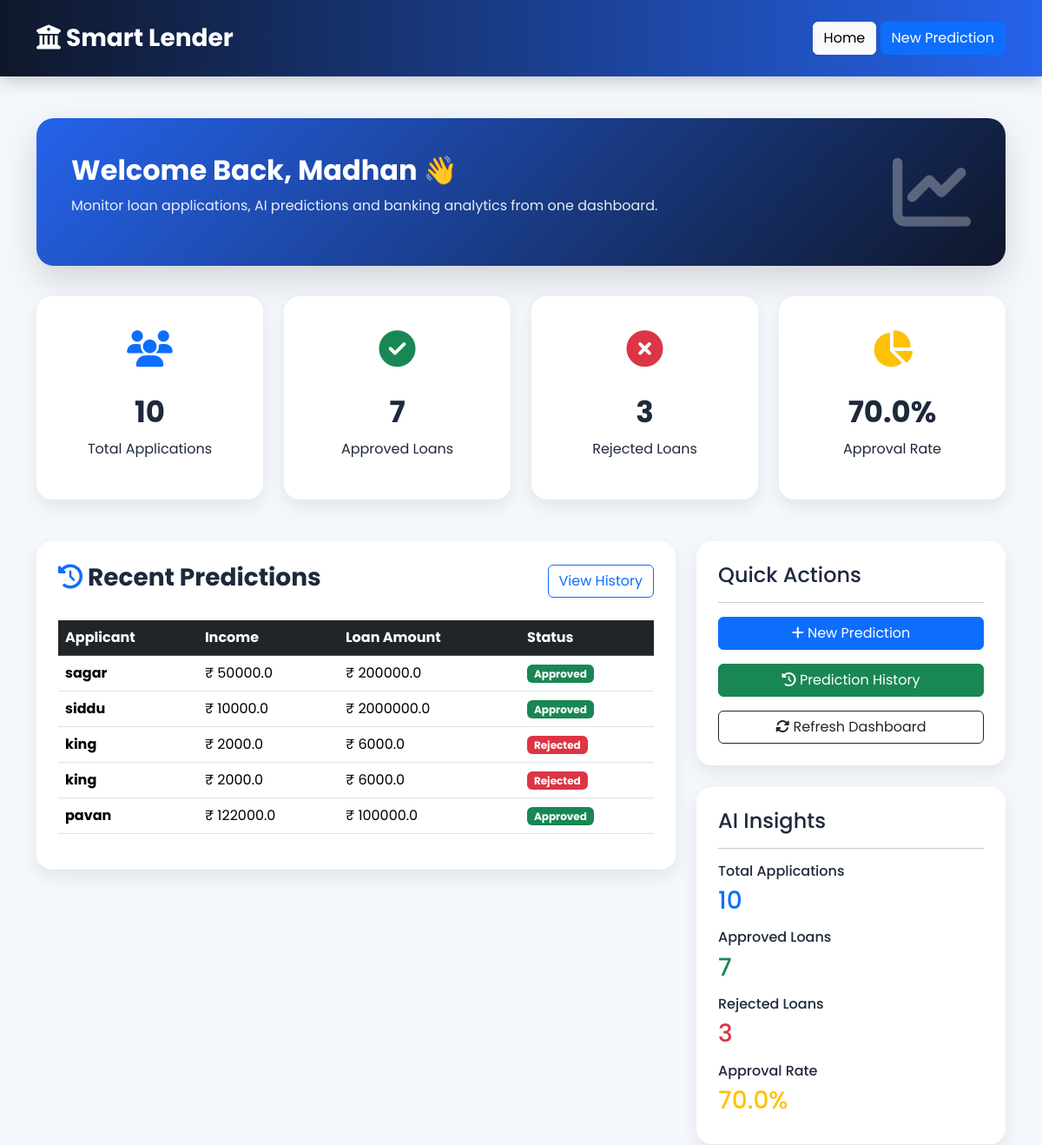
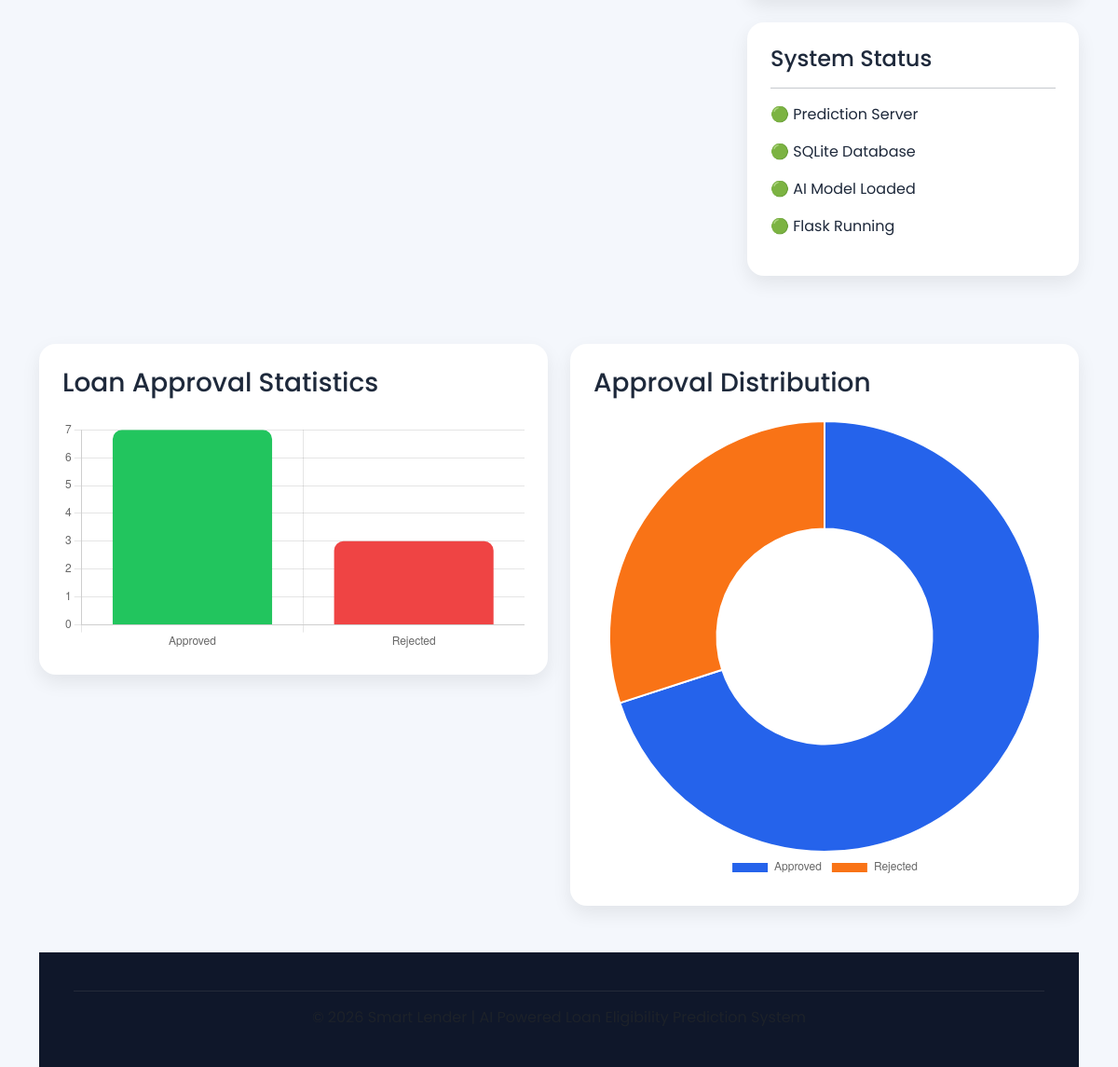
The app's page /dashboard (signed in) with its own data (2 pictures, top to bottom).
### tables this page shows
CREATE TABLE predictions (

        id INTEGER PRIMARY KEY AUTOINCREMENT,
        applicant_name TEXT,

        gender TEXT,

        married TEXT,

        dependents TEXT,

        education TEXT,

        self_employed TEXT,

        applicant_income REAL,

        coapplicant_income REAL,

        loan_amount REAL,

        loan_term REAL,

        credit_history TEXT,

        property_area TEXT,

        prediction TEXT,

        created_at TIMESTAMP DEFAULT CURRENT_TIMESTAMP

    );

### app.py (the view)
@app.route("/dashboard")
def dashboard():
    if "user" not in session:
       return redirect("/login")
    total = get_total_predictions()
    approved = get_total_approved()
    rejected = get_total_rejected()
    accuracy = 0
    if total > 0:
        accuracy = round((approved / total) * 100, 2)
    recent = get_all_predictions()[:5]
    return render_template(
        "dashboard.html",
        total=total,
        approved=approved,
        rejected=rejected,
        accuracy=accuracy,
        recent=recent
    )

### database.py (called while the page is built)
def get_all_predictions():
    conn = sqlite3.connect(DATABASE)
    cursor = conn.cursor()
    cursor.execute("""

        SELECT

        applicant_name,

        applicant_income,

        loan_amount,

        credit_history,

        prediction,

        created_at

        FROM predictions

        ORDER BY id DESC

    """)
    data = cursor.fetchall()
    conn.close()
    return data

def get_total_predictions():
    conn = sqlite3.connect(DATABASE)
    cursor = conn.cursor()
    cursor.execute("SELECT COUNT(*) FROM predictions")
    total = cursor.fetchone()[0]
    conn.close()
    return total

def get_total_approved():
    conn = sqlite3.connect(DATABASE)
    cursor = conn.cursor()
    cursor.execute("""

    SELECT COUNT(*)

    FROM predictions

    WHERE prediction LIKE '%Approved%'

    """)
    total = cursor.fetchone()[0]
    conn.close()
    return total

def get_total_rejected():
    conn = sqlite3.connect(DATABASE)
    cursor = conn.cursor()
    cursor.execute("""

    SELECT COUNT(*)

    FROM predictions

    WHERE prediction LIKE '%Rejected%'

    """)
    total = cursor.fetchone()[0]
    conn.close()
    return total

### templates/dashboard.html (shortened to what this page needs)
<!DOCTYPE html>
<html lang="en">
<head>
<link href="https://cdn.jsdelivr.net/npm/bootstrap@5.3.3/dist/css/bootstrap.min.css" rel="stylesheet">
<link rel="stylesheet"
href="https://cdnjs.cloudflare.com/ajax/libs/font-awesome/6.7.2/css/all.min.css">
<link rel="stylesheet"
href="{{ url_for('static', filename='css/style.css') }}">
</head>
<body>
<nav class="navbar navbar-expand-lg navbar-dark bg-dark">
<div class="container">
<a class="navbar-brand fw-bold">
<i class="fa-solid fa-building-columns"></i>
Smart Lender
</a>
<div>
<a href="/" class="btn btn-light">
Home
</a>
<a href="/predict" class="btn btn-primary">
New Prediction
</a>
</div>
</div>
</nav>
<div class="container mt-5">
<div class="dashboard-header">
<div class="row align-items-center">
<div class="col-lg-8">
<h2>
Welcome Back, {{ session['user'] }} 👋
</h2>
<p>
Monitor loan applications, AI predictions and banking analytics from one dashboard.
</p>
</div>
<div class="col-lg-4 text-end">
<i class="fa-solid fa-chart-line"
style="font-size:90px;opacity:.3;"></i>
</div>
</div>
</div>
<div class="row g-4">
<div class="col-lg-3 col-md-6">
<div class="card-box text-center">
<div class="card-icon text-primary">
<i class="fa-solid fa-users"></i>
</div>
<div class="stat-number"
id="totalCounter">
{{total}}
</div>
<p>Total Applications</p>
</div>
</div>
<div class="col-lg-3 col-md-6">
<div class="card-box text-center">
<div class="card-icon text-success">
<i class="fa-solid fa-circle-check"></i>
</div>
<div class="stat-number"
id="approvedCounter">
{{approved}}
</div>
<p>Approved Loans</p>
</div>
</div>
<div class="col-lg-3 col-md-6">
<div class="card-box text-center">
<div class="card-icon text-danger">
<i class="fa-solid fa-circle-xmark"></i>
</div>
<div class="stat-number"
id="rejectedCounter">
{{rejected}}
</div>
<p>Rejected Loans</p>
</div>
</div>
<div class="col-lg-3 col-md-6">
<div class="card-box text-center">
<div class="card-icon text-warning">
<i class="fa-solid fa-chart-pie"></i>
</div>
<div class="stat-number">
{{accuracy}}%
</div>
<p>Approval Rate</p>
</div>
</div>
</div>
<div class="row mt-5">
<div class="col-lg-8">
<div class="table-card">
<div class="d-flex justify-content-between align-items-center mb-4">
<h3 class="fw-bold">
<i class="fa-solid fa-clock-rotate-left text-primary"></i>
Recent Predictions
</h3>
<a href="/history" class="btn btn-outline-primary">
View History
</a>
</div>
<table class="table table-hover align-middle">
<thead class="table-dark">
<tr>
<th>Applicant</th>
<th>Income</th>
<th>Loan Amount</th>
<th>Status</th>
</tr>
</thead>
<tbody>
{% if recent %}
{% for row in recent %}
<tr>
<td>
<strong>{{ row[0] }}</strong>
</td>
<td>
₹ {{ row[1] }}
</td>
<td>
₹ {{ row[2] }}
</td>
<td>
{% if "Approved" in row[4] %}
<span class="badge bg-success">
Approved
</span>
{% else %}
<span class="badge bg-danger">
Rejected
</span>
{% endif %}
</td>
</tr>
{% endfor %}
{% else %}
<tr>
<td colspan="4" class="text-center text-muted">
No predictions available.
</td>
</tr>
{% endif %}
</tbody>
</table>
</div>
</div>
<div class="col-lg-4">
<div class="sidebar-card">
<h4>
Quick Actions
</h4>
<hr>
<a href="/predict"
class="btn btn-primary w-100 mb-3">
<i class="fa-solid fa-plus"></i>
New Prediction
</a>
<a href="/history"
class="btn btn-success w-100 mb-3">
<i class="fa-solid fa-clock-rotate-left"></i>
Prediction History
</a>
<a href="/dashboard"
class="btn btn-outline-dark w-100">
<i class="fa-solid fa-rotate"></i>
Refresh Dashboard
</a>
</div>
<div class="sidebar-card">
<h4>
AI Insights
</h4>
<hr>
<div class="mb-3">
<h6>
Total Applications
</h6>
<h3 class="text-primary">
{{ total }}
</h3>
</div>
<div class="mb-3">
<h6>
Approved Loans
</h6>
<h3 class="text-success">
{{ approved }}
</h3>
</div>
<div class="mb-3">
<h6>
Rejected Loans
</h6>
<h3 class="text-danger">
{{ rejected }}
</h3>
</div>
<div>
<h6>
Approval Rate
</h6>
<h3 class="text-warning">
{{ accuracy }}%
</h3>
</div>
</div>
<div class="sidebar-card">
<h4>
System Status
</h4>
<hr>
<p>
🟢 Prediction Server
</p>
<p>
🟢 SQLite Database
</p>
<p>
🟢 AI Model Loaded
</p>
<p>
🟢 Flask Running
</p>
</div>
</div>
</div>
<div class="row mt-5">
<div class="col-lg-6">
<div class="chart-card">
<h3 class="mb-4">
Loan Approval Statistics
</h3>
<canvas id="barChart"></canvas>
</div>
</div>
<div class="col-lg-6">
<div class="chart-card">
<h3 class="mb-4">
Approval Distribution
</h3>
<canvas id="pieChart"></canvas>
</div>
</div>
</div>
<footer>
<div class="container">
<hr>
<p class="text-center text-muted">
</p>
</div>
</footer>
<script>
// ==========================
// Dynamic Values
// ==========================
const total = Number("{{ total }}");
const approved = Number("{{ approved }}");
const rejected = Number("{{ rejected }}");
// ==========================
// Animated Counter
// ==========================
function animateValue(id, end){
let obj=document.getElementById(id);
let current=0;
let increment=Math.max(1,Math.ceil(end/80));
let timer=setInterval(function(){
current=current+increment;
if(current>=end){
current=end;
clearInterval(timer);
}
obj.innerHTML=current;
},20);
}
animateValue("totalCounter",total);
animateValue("approvedCounter",approved);
animateValue("rejectedCounter",rejected);
// ==========================
// Bar Chart
// ==========================
new Chart(document.getElementById("barChart"),{
type:"bar",
data:{
labels:["Approved","Rejected"],
datasets:[{
label:"Loan Applications",
data:[approved,rejected],
backgroundColor:[
"#22c55e",
"#ef4444"
],
borderRadius:10
}]
},
options:{
responsive:true,
plugins:{
legend:{
display:false
}
},
scales:{
y:{
beginAtZero:true
}
}
}
});
// ==========================
// Pie Chart
// ==========================
new Chart(document.getElementById("pieChart"),{
type:"doughnut",
data:{
labels:["Approved","Rejected"],
datasets:[{
data:[approved,rejected],
backgroundColor:[
"#2563eb",
"#f97316"
],
hoverOffset:20
}]
},
options:{
responsive:true,
plugins:{
legend:{
position:"bottom"
}
}
}
});
</script>
</body>
</html>

### static/css/style.css (style rules this page uses)
* { margin:0; padding:0; box-sizing:border-box; font-family:'Poppins',sans-serif; }
body { background:#f4f7fc; color:#1e293b; }
.navbar { background:linear-gradient(90deg,#0F172A,#2563EB); padding:18px 0; box-shadow:0 5px 20px rgba(0,0,0,.2); }
.navbar-brand { font-size:28px; font-weight:700; color:white !important; }
footer { background:#0F172A; color:white; padding:25px; text-align:center; margin-top:80px; }

### templates/dashboard.html (style rules this page uses)
body { background:#f4f7fc; }
.dashboard-header { background:linear-gradient(135deg,#2563eb,#0f172a); color:white; padding:40px; border-radius:20px; margin-bottom:35px; box-shadow:0 15px 40px rgba(0,0,0,.15); }
.dashboard-header h2 { font-weight:700; }
.dashboard-header p { opacity:.9; margin-top:10px; }
.card-box { background:white; padding:30px; border-radius:18px; box-shadow:0 8px 20px rgba(0,0,0,.08); transition:.3s; height:100%; }
.card-icon { font-size:42px; margin-bottom:15px; }
.stat-number { font-size:34px; font-weight:700; margin-bottom:5px; }
.table-card { background:white; padding:25px; border-radius:18px; box-shadow:0 8px 20px rgba(0,0,0,.08); }
.sidebar-card { background:white; padding:25px; border-radius:18px; box-shadow:0 8px 20px rgba(0,0,0,.08); margin-bottom:25px; }
.chart-card { background:white; padding:25px; border-radius:18px; box-shadow:0 8px 20px rgba(0,0,0,.08); }
footer { margin-top:50px; padding:25px; text-align:center; color:#666; }

### records on screen
predictions: applicant_name "sagar", applicant_income "50000.0", loan_amount "200000.0", prediction "Approved"
predictions: applicant_name "siddu", applicant_income "10000.0", loan_amount "2000000.0", prediction "Approved"
predictions: applicant_name "king", applicant_income "2000.0", loan_amount "6000.0", prediction "Rejected"
predictions: applicant_name "king", applicant_income "2000.0", loan_amount "6000.0", prediction "Rejected"
predictions: applicant_name "pavan", applicant_income "122000.0", loan_amount "100000.0", prediction "Approved"

### other values on screen
{{ session['user'] }} "Madhan"
{{ total }} "10"
{{ approved }} "7"
{{ rejected }} "3"
{{ accuracy }} "70.0"
chart data {{ approved }} 7
chart data {{ rejected }} 3
